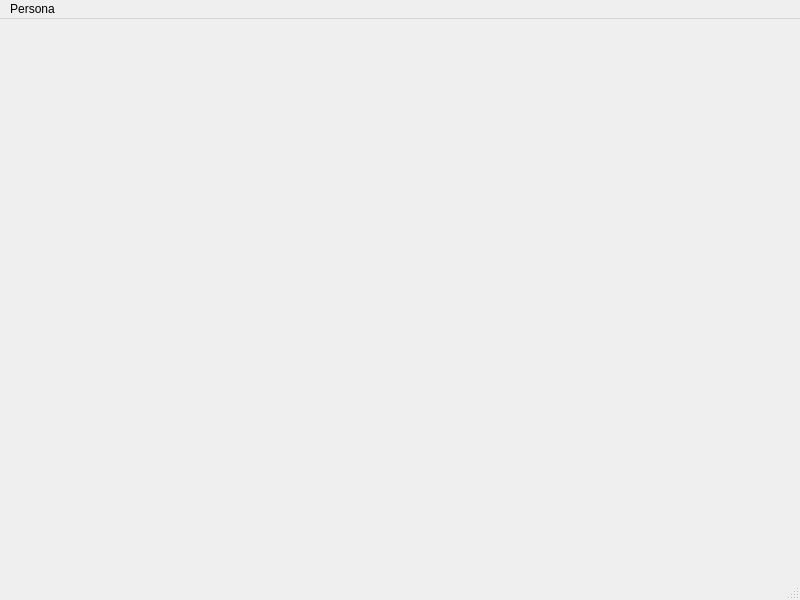
<?xml version="1.0" encoding="UTF-8"?>
<ui version="4.0">
 <class>MainWindow</class>
 <widget class="QMainWindow" name="MainWindow">
  <property name="geometry">
   <rect>
    <x>0</x>
    <y>0</y>
    <width>800</width>
    <height>600</height>
   </rect>
  </property>
  <property name="windowTitle">
   <string>MainWindow</string>
  </property>
  <widget class="QWidget" name="centralwidget"/>
  <widget class="QMenuBar" name="menubar">
   <property name="geometry">
    <rect>
     <x>0</x>
     <y>0</y>
     <width>800</width>
     <height>30</height>
    </rect>
   </property>
   <widget class="QMenu" name="menuAbrir_Persona">
    <property name="title">
     <string>Persona</string>
    </property>
    <addaction name="actionAbrir"/>
   </widget>
   <addaction name="menuAbrir_Persona"/>
  </widget>
  <widget class="QStatusBar" name="statusbar"/>
  <action name="actionAbrir">
   <property name="text">
    <string>Abrir ...</string>
   </property>
  </action>
 </widget>
 <resources/>
 <connections/>
</ui>
